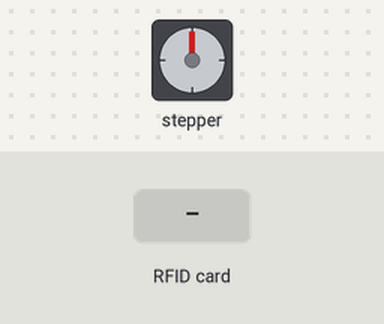
This sketch was run on a simulated ESP32. Parts: stepper motor. The test bench sets the inputs (shaded band). WiFi joins after 1.5 s; servers stay silent unless stated; uploads are accepted with an empty reply; stepper angles assume 4098 steps per turn; what the sketch prints to the serial monitor is not drawn.

Above: at 3.2 s.
3.3 s: RFID card D3 81 E1 11 held to the reader
At 4.29 s:
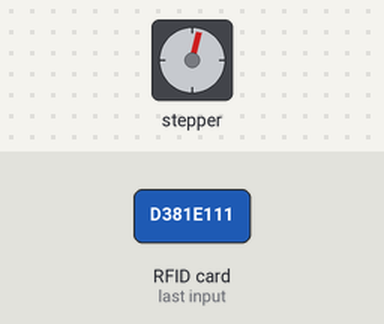
At 4.92 s:
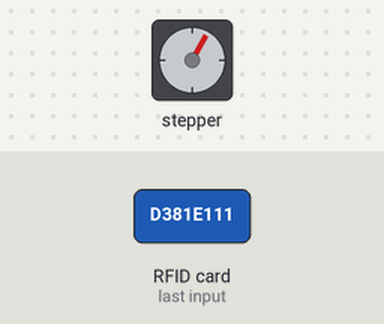
Timing chart, 0 to 20.0 s (numbered marks = the images above; inputs shaded):
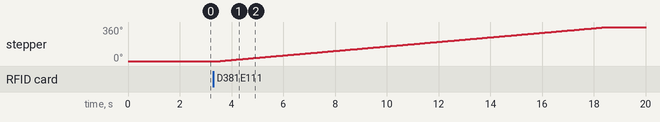

Measured:
- after the input at 3.3 s, stepper: turns 360° clockwise in 15.0 s, starting after 0.26 s

The sketch:

RFID_Skilancer.ino
```cpp
#include <WiFi.h>
#include <HTTPClient.h>
#include <MFRC522.h>
#include <Wire.h>
#include <Stepper.h>
#include <Wire.h>
#include <SPI.h>
#include <MFRC522.h>
int stateBit = 0;
const int ledpin = 27;
const int ledpin2 = 26;
const char *ssid = "skilancer12";
const char *pass = "solarpolar12";
// const char *ssid = "Galaxy A10s7521";
// const char *pass = "mwvs8748";
String GOOGLE_SCRIPT_ID = "AKfycbxeT-VzORpk0Ag0kddToXruB5a3VrR8E4CHC_saXcPy7rW1tDCFAa4spK_VCLWex10J";
const int stepsPerRevolution = 4098;
#define IN1 4
#define IN2 2
#define IN3 15
#define IN4 13
#define SS_PIN 21
#define RST_PIN 22
const int sendInterval = 50;
WiFiClientSecure client;
void write_google_sheet(String params);
MFRC522 mfrc522(SS_PIN, RST_PIN);
const String authorizedUIDs[] = {"D3 81 E1 11", "73 0C 5D FA"};
Stepper myStepper(stepsPerRevolution, IN1, IN3, IN2, IN4);

void setup()
{
  myStepper.setSpeed(4);
  Serial.begin(115200);
  delay(500);
  Serial.print("Connecting to Wi-Fi");
  WiFi.begin(ssid, pass);

  while (WiFi.status() != WL_CONNECTED) {
    delay(500);
    Serial.println(".");
    Serial.println("Connecting...");
  }


  Serial.println("WiFi connected");
  SPI.begin();
  mfrc522.PCD_Init();
}


void loop()
{
  // Look for new cards
  if (!mfrc522.PICC_IsNewCardPresent())
  {
    return;
  }
  // Select one of the cards
  if (!mfrc522.PICC_ReadCardSerial())
  {
    return;
  }
  // Show UID on serial monitor
  Serial.print("UID tag :");
  String content = "";
  for (byte i = 0; i < mfrc522.uid.size; i++)
  {
     Serial.print(mfrc522.uid.uidByte[i] < 0x10 ? " 0" : " ");
     Serial.print(mfrc522.uid.uidByte[i], HEX);
     content.concat(String(mfrc522.uid.uidByte[i] < 0x10 ? " 0" : " "));
     content.concat(String(mfrc522.uid.uidByte[i], HEX));
    //  write_google_sheet("value1="+String("LockOpen"));
    //  delay(1000);
    //  mfrc522.PICC_HaltA();
    //  mfrc522.PCD_StopCrypto1();
  }
  Serial.println();

  content.toUpperCase();

  bool isAuthorized = false;
  for (const String& uid : authorizedUIDs)
  {
    if (content.substring(1) == uid)
    {
      isAuthorized = true;
      // write_google_sheet("value1="+String("LockOpen") + "&value2="+String("Authorizedaccess"));
      // delay(1000);
      break;
    }
  }


  if (isAuthorized && stateBit == 0)
  {
    write_google_sheet("value1="+String("LockOpen") + "&value2="+String("Authorizedaccess"));
    digitalWrite(ledpin, HIGH);
    digitalWrite(ledpin2, LOW);
    myStepper.step(stepsPerRevolution);
    stateBit = 1;
    Serial.println("Authorized access");

  }
  else if (isAuthorized && stateBit == 1)
  {
    digitalWrite(ledpin, HIGH);
    digitalWrite(ledpin2, LOW);
    stateBit = 0;
    Serial.println("Authorized access");

  }
  else
  {
    write_google_sheet("value1="+String("LockClosed") + "&value2="+String("AccessDenied"));
    digitalWrite(ledpin2, HIGH);
    digitalWrite(ledpin, LOW);
    Serial.println("Access Denied");

  }
  Serial.println();
}
void write_google_sheet(String params) {
  HTTPClient http;
  String url = "https://script.google.com/macros/s/" + GOOGLE_SCRIPT_ID + "/exec?" + params;
  Serial.println(url);
  http.begin(url.c_str());
  http.setFollowRedirects(HTTPC_STRICT_FOLLOW_REDIRECTS);
  int httpCode = http.GET();
  Serial.print("HTTP Status Code: ");
  Serial.println(httpCode);

  String payload;
  if (httpCode > 0) {
    payload = http.getString();
    Serial.println("Payload: " + payload);
  }
  http.end();
}
```
